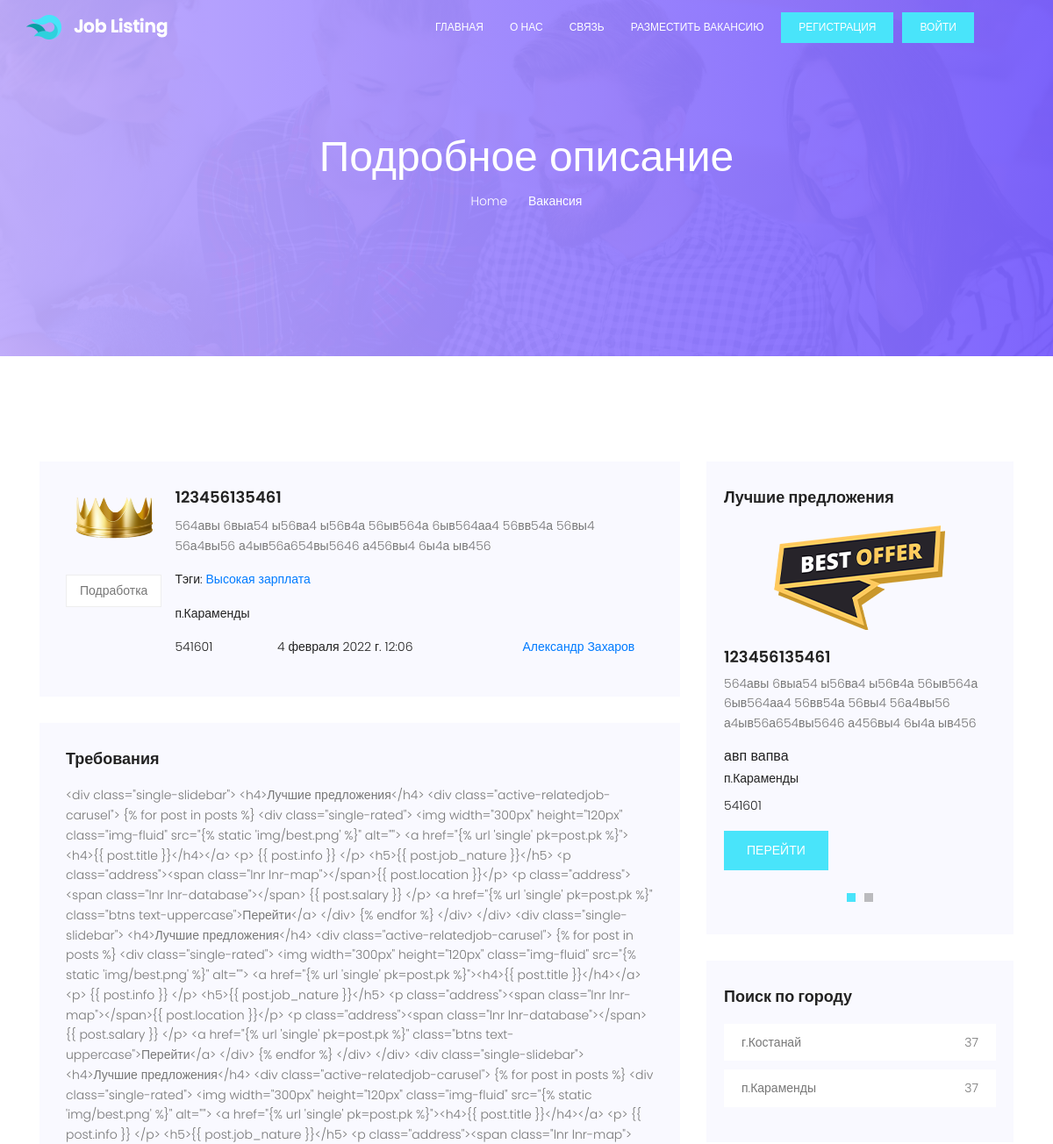
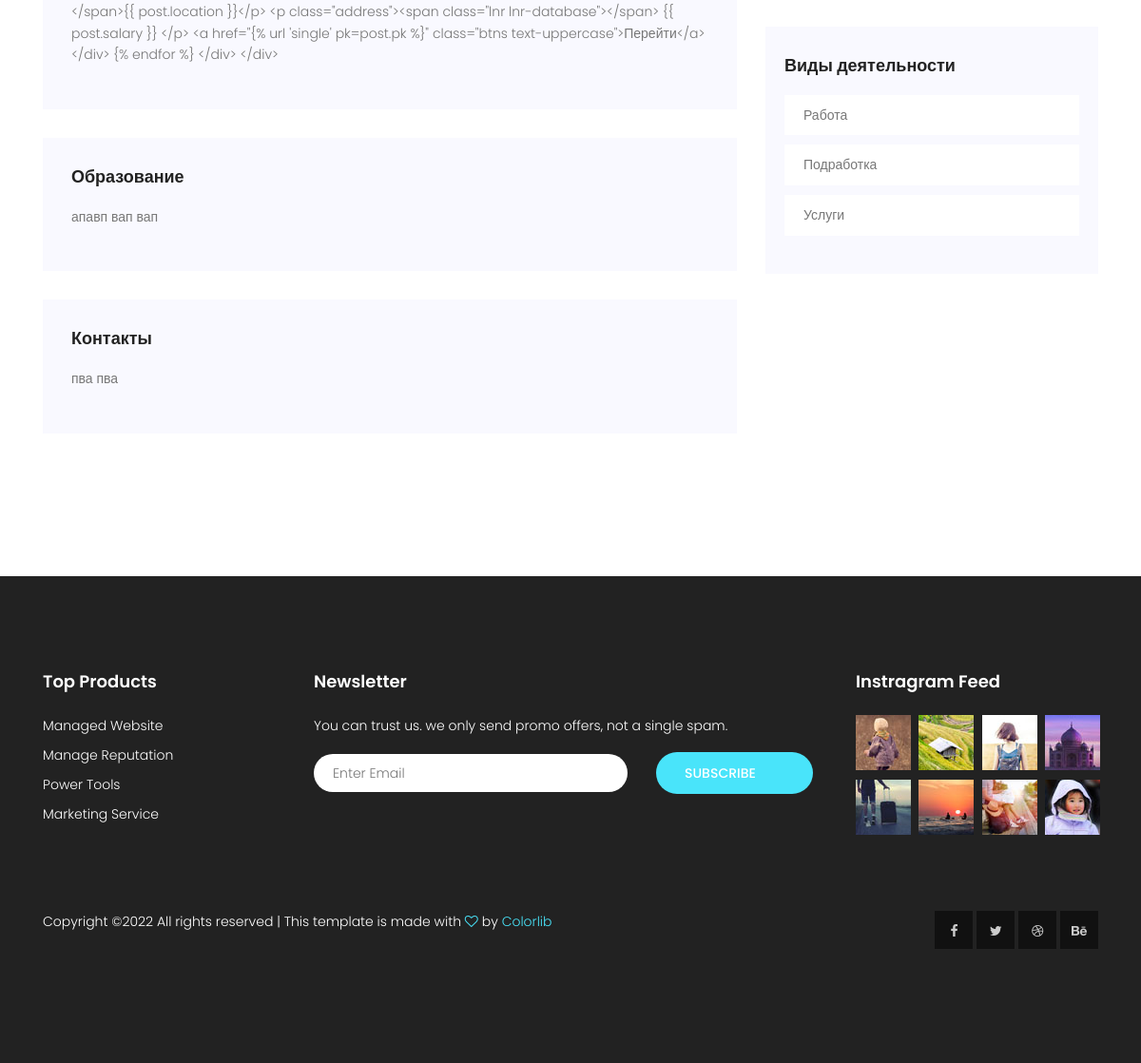
Page /single/9/ on the committed database (2 pictures, top to bottom).
### general/models.py (models this page shows, shortened)
class JobPost(models.Model):
    author = models.ForeignKey(settings.AUTH_USER_MODEL, on_delete=models.CASCADE)
    title = models.CharField(max_length=50, verbose_name='Заголовок')
    job_nature = models.CharField(max_length=300, default='', verbose_name='График')
    salary = models.PositiveIntegerField(verbose_name='Зарплата')
    premium = models.CharField(max_length=50, choices=premium_choices, default=premium_choices[1], verbose_name='Вип')
    info = models.CharField(max_length=110, verbose_name='Краткое описание', validators=[MinLengthValidator(25)])
    education = models.CharField(max_length=1000, default='', verbose_name='Образование')
    location = models.ForeignKey(
        Location,
        related_name="post",
        on_delete=models.SET_NULL,
        null=True
    )
    contact = models.CharField(max_length=200, default='', verbose_name='Контактные данные')
    requirements = models.TextField(default='', verbose_name='Требования')
    category = models.ForeignKey(
        Category,
        related_name="post",
        on_delete=models.SET_NULL,
        null=True
    )
    tags = models.ManyToManyField(Tag,
                                  related_name="post",
                                    )
    published_date = models.DateTimeField(auto_now_add=True)
    paginate_by = 10

class Category(MPTTModel):
    name = models.CharField(max_length=100)
    slug = models.SlugField(max_length=100)
    parent = TreeForeignKey(
        'self',
        on_delete=models.CASCADE,
        related_name='children',
        null=True,
        blank=True
        )
    class MPTTMeta:
        order_insertion_by = ['name']
    def __str__(self):
        return self.name

class Tag(models.Model):
    name = models.CharField(max_length=100)
    slug = models.SlugField(max_length=100)
    def __str__(self):
        return self.name

class Location(MPTTModel):
    name = models.CharField(max_length=100)
    slug = models.SlugField(max_length=100)
    parent = TreeForeignKey(
        'self',
        on_delete=models.CASCADE,
        related_name='children',
        null=True,
        blank=True
    )
    class MPTTMeta:
        order_insertion_by = ['name']
    def __str__(self):
        return self.name

### user/models.py (models this page shows, shortened)
class CustomUser(AbstractUser):
    phone_number = models.CharField(max_length=15)
    city = models.CharField(max_length=50, choices=location_choices)
    about = models.TextField(null=True)
    class Meta:
        ordering = ['last_name']

### general/views.py (the view)
# urls.py: path('single/<int:pk>/', PostDetailView.as_view(), name='single'),
class PostDetailView(DetailView):
    model = JobPost
    template_name = 'main/single.html'
    context_object_name = 'post'
    def get_context_data(self, **kwargs):
        context = super(PostDetailView, self).get_context_data(**kwargs)
        cats = Category.objects.all()
        locations = Location.objects.all()
        tags = Tag.objects.all()
        posts = JobPost.objects.all()
        context['cats'] = cats
        context['locations'] = locations
        context['tags'] = tags
        context['posts'] = posts
        return context

### general/templates/main/single.html (shortened to what this page needs)
	<!DOCTYPE html>
	{% load static %}
	<html lang="zxx" class="no-js">
	<head>
			<link rel="stylesheet" href="{% static 'css/linearicons.css ' %}">
			<link rel="stylesheet" href="{% static 'css/font-awesome.min.css' %}">
			<link rel="stylesheet" href="{% static 'css/bootstrap.css' %}">
			<link rel="stylesheet" href="{% static 'css/magnific-popup.css' %}">
			<link rel="stylesheet" href="{% static 'css/nice-select.css' %}">
			<link rel="stylesheet" href="{% static 'css/animate.min.css' %}">
			<link rel="stylesheet" href="{% static 'css/owl.carousel.css' %}">
			<link rel="stylesheet" href="{% static 'css/main.css' %}">
		</head>
		<body>
			   <header id="header" id="home">
			    <div class="container">
			    	<div class="row align-items-center justify-content-between d-flex">
				      <div id="logo">
				        <a href="{% url 'index' %}"><img src="{% static 'img/logo.png' %}" alt="" title="" /></a>
				      </div>
				      <nav id="nav-menu-container">
				        <ul class="nav-menu">
				          <li class="menu-active"><a href="{% url 'index' %}">главная</a></li>
				          <li><a href="{% url 'about-us' %}">О нас</a></li>
				          <li><a href="{% url 'contact' %}">Связь</a></li>
						  <li><a href="{% url 'new-job-post' %}">Разместить вакансию</a></li>
							{% if not user.is_authenticated %}
								<li><a class="ticker-btn" href="{% url 'register' %}">Регистрация</a></li>
								<li><a class="ticker-btn" href="{% url 'login' %}">Войти</a></li>
							{% else %}
								<li><a class="ticker-btn" href="{% url 'profile' %}">Профиль</a></li>
								<li><a class="ticker-btn" href="{% url 'logoutfunc' %}">Выйти</a></li>
						  	{% endif %}
				        	</ul>
				      	</nav>
			    	</div>
			    </div>
			  </header>
			<section class="banner-area relative" id="home">
				<div class="overlay overlay-bg"></div>
				<div class="container">
					<div class="row d-flex align-items-center justify-content-center">
						<div class="about-content col-lg-12">
							<h1 class="text-white">
								Подробное описание
							</h1>
							<p class="text-white link-nav"><a href="{% url 'index' %}">Home </a>    <a href="/">Вакансия </a></p>
						</div>
					</div>
				</div>
			</section>
			<section class="post-area section-gap">
				<div class="container">
					<div class="row justify-content-center d-flex">
						<div class="col-lg-8 post-list">
							<div class="single-post d-flex flex-row">
								<div class="thumb">
									<img width="109px" height="69px" src="{% static 'img/crown.png' %}">
									<ul class="tags">
										<li>
											<a href="{% url 'category' slug=post.category.slug %}">{{ post.category }}</a>
										</li>
									</ul>
								</div>
								<div class="details">
									<div class="title d-flex flex-row justify-content-between">
										<div class="titles">
											<a href="{% url 'single' pk=post.pk %}"><h4 style="margin-left: 15px;">{{ post.title }}</h4></a>
										</div>
									</div>
									<p style="margin-left: 15px;">
										{{ post.info }}
									</p>
									<p class="address" style="margin-left: 15px;">Тэги: {% for tag in post.tags.all %} <a href="{% url 'tags' slug=tag.slug %}"> {{ tag }}</a>{% endfor %}<p>
									<p class="address"> {{ post.location }}</p>
									<p class="address"> {{ post.salary }} <span style="margin-left: 70px;">{{ post.published_date }}</span><a href="{% url 'other-profile' pk=post.author.pk %}" style="margin-left: 125px;">{{ post.author.first_name }} {{ post.author.last_name }}</a></p>
								</div>
							</div>
							<div class="single-post job-details">
								<h4 class="single-title">Требования</h4>
								<p>{{ post.requirements }}</p>
							</div>
							<div class="single-post job-experience">
								<h4 class="single-title">Образование</h4>
								<p> {{ post.education }}</p>
							</div>
							<div class="single-post job-experience">
								<h4 class="single-title">Контакты</h4>
								<p> {{ post.contact }}</p>
							</div>
						</div>
						<div class="col-lg-4 sidebar">
							<div class="single-slidebar">
								<h4>Лучшие предложения</h4>
								<div class="active-relatedjob-carusel">
									{% for post in posts %}
									<div class="single-rated">
										<img width="300px" height="120px" class="img-fluid" src="{% static 'img/best.png' %}" alt="">
										<a href="{% url 'single' pk=post.pk %}"><h4>{{ post.title }}</h4></a>
										<p>
											 {{ post.info }}
										</p>
										<h5>{{ post.job_nature }}</h5>
										<p class="address">{{ post.location }}</p>
										<p class="address"> {{ post.salary }} </p>
										<a href="{% url 'single' pk=post.pk %}" class="btns text-uppercase">Перейти</a>
									</div>
									{% endfor %}
								</div>
							</div>
							<div class="single-slidebar">
								<h4>Поиск по городу</h4>
								<ul class="cat-list">
									{% for location in locations %}
										<li><a class="justify-content-between d-flex" href="{% url 'location' slug=location.slug %}"><p>{{ location }}</p><span>37</span></a></li>
									{% endfor %}
								</ul>
							</div>
							<div class="single-slidebar">
								<h4>Виды деятельности</h4>
								<ul class="cat-list">
									{% for cat in cats %}
										<li><a class="justify-content-between d-flex" href="{% url 'category' slug=cat.slug %}"><p>{{ cat }}</p></a></li>
									{% endfor %}
								</ul>
							</div>
							</div>
						</div>
					</div>
			</section>
			<footer class="footer-area section-gap">
				<div class="container">
					<div class="row">
						<div class="col-lg-3  col-md-12">
							<div class="single-footer-widget">
								<h6>Top Products</h6>
								<ul class="footer-nav">
									<li><a href="#">Managed Website</a></li>
									<li><a href="#">Manage Reputation</a></li>
									<li><a href="#">Power Tools</a></li>
									<li><a href="#">Marketing Service</a></li>
								</ul>
							</div>
						</div>
						<div class="col-lg-6  col-md-12">
							<div class="single-footer-widget newsletter">
								<h6>Newsletter</h6>
								<p>You can trust us. we only send promo offers, not a single spam.</p>
								<div id="mc_embed_signup">
									<form target="_blank" novalidate="true" action="https://spondonit.us12.list-manage.com/subscribe/post?u=1462626880ade1ac87bd9c93a&amp;id=92a4423d01" method="get" class="form-inline">
										<div class="form-group row" style="width: 100%">
											<div class="col-lg-8 col-md-12">
												<input name="EMAIL" placeholder="Enter Email" onfocus="this.placeholder = ''" onblur="this.placeholder = 'Enter Email '" required="" type="email">
											</div>
											<div class="col-lg-4 col-md-12">
												<button class="nw-btn primary-btn">Subscribe</button>
											</div>
										</div>
									</form>
								</div>
							</div>
						</div>
						<div class="col-lg-3  col-md-12">
							<div class="single-footer-widget mail-chimp">
								<h6 class="mb-20">Instragram Feed</h6>
								<ul class="instafeed d-flex flex-wrap">
									<li><img src="{% static 'img/i1.jpg' %}" alt=""></li>
									<li><img src="{% static 'img/i2.jpg' %}" alt=""></li>
									<li><img src="{% static 'img/i3.jpg' %}" alt=""></li>
									<li><img src="{% static 'img/i4.jpg' %}" alt=""></li>
									<li><img src="{% static 'img/i5.jpg' %}" alt=""></li>
									<li><img src="{% static 'img/i6.jpg' %}" alt=""></li>
									<li><img src="{% static 'img/i7.jpg' %}" alt=""></li>
									<li><img src="{% static 'img/i8.jpg' %}" alt=""></li>
								</ul>
							</div>
						</div>
					</div>
					<div class="row footer-bottom d-flex justify-content-between">
						<p class="col-lg-8 col-sm-12 footer-text m-0 text-white">
Copyright &copy;<script>document.write(new Date().getFullYear());</script> All rights reserved | This template is made with <i class="fa fa-heart-o" aria-hidden="true"></i> by <a href="https://colorlib.com" target="_blank">Colorlib</a>
						</p>
						<div class="col-lg-4 col-sm-12 footer-social">
							<a href="#"><i class="fa fa-facebook"></i></a>
							<a href="#"><i class="fa fa-twitter"></i></a>
							<a href="#"><i class="fa fa-dribbble"></i></a>
							<a href="#"><i class="fa fa-behance"></i></a>
						</div>
					</div>
				</div>
			</footer>
		</body>
	</html>

### rows in the picture
JobPost: category "Подработка", title "123456135461", info "564авы 6выа54 ы56ва4 ы56в4а 56ыв564а 6ыв564аа4 56вв54а 56вы4 56а4вы56 а4ыв56а654вы5646 а456вы4 6ы4а ыв456", location "п.Караменды", salary "541601", published_date "4 февраля 2022 г. 12:06", author.first_name "Александр", author.last_name "Захаров", requirements "<div class=\"single-slidebar\"> <h4>Лучшие предложения</h4> <div class=\"active-relatedjob-carusel\"> {% for post in posts %} <div class=\"single-rated\"> <img width=\"300px\" height=\"120px\" class=\"img-fluid\" src=\"{% static 'img/best.png' %}\" alt=\"\"> <a href=\"{% url 'single' pk=post.pk %}\"><h4>{{ post.title }}</h4></a> <p> {{ post.info }} </p> <h5>{{ post.job_nature }}</h5> <p class=\"address\"><span class=\"lnr lnr-map\"></span>{{ post.location }}</p> <p class=\"address\"><span class=\"lnr lnr-database\"></span> {{ post.salary }} </p> <a href=\"{% url 'single' pk=post.pk %}\" class=\"btns text-uppercase\">Перейти</a> </div> {% endfor %} </div> </div> <div class=\"single-slidebar\"> <h4>Лучшие предложения</h4>…", education "апавп вап вап", contact "пва пва", job_nature "авп вапва"
Tag: name "Высокая зарплата"
Location: name "г.Костанай"
Location: name "п.Караменды"
Category: name "Работа"
Category: name "Подработка"
Category: name "Услуги"
